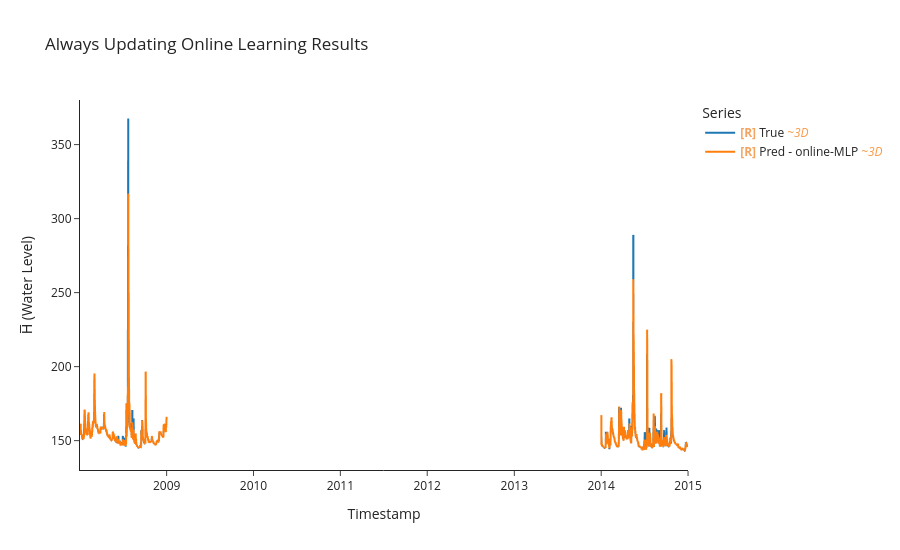

Notebook cell for this chart:
### Markdown cell above
## Testing Always updating
See model behaviour if we allowed it to learn on the fly from the testing data.<br>
**conclusion**<br>
Model's performance metrics went up as we all model to optimize and generalize more. In contarst model ability to adapt in lowered.<br>
We need to investigate more about optimizers and the adaptability, generalization trade-off.

### Code cell
# Testing with always updating 
model, optimizer, criterion = build_mlp(LOOKBACK*N_FEATURES, HORIZON)
y_true, y_pred, time_indices, cutom_adam_batch_losses = uf.train_model_online(model, optimizer,criterion,
                                                                              test_ds, test_df,
                                                                              LOOKBACK, HORIZON, BATCH_SIZE)
#training results
uf.calculate_metrics_and_plot({"online-MLP": (y_true, y_pred, time_indices)}, 
                              plot_title="Always Updating Online Learning Results")

### Figure 1 — Plotly figure (JSON) as saved in the notebook; plotly's stock layout.template omitted (floating-point values rounded to 4 significant figures; data arrays with more than 128 entries replaced by an {"elided": "..."} marker saying what was removed)
{"data": [{"hovertemplate": "Legend=True<br>Timestamp=%{x}<br>H̅ (Water Level)=%{y}<extra></extra>", "legendgroup": "True", "line": {"color": "#1f77b4", "dash": "solid", "width": 2}, "marker": {"symbol": "circle"}, "mode": "lines", "name": "<b style=\"color:sandybrown\">[R]</b> True <i style=\"color:#fc9944\">~3D</i>", "showlegend": true, "type": "scattergl", "uid": "bc7daaaf-8ed5-4e4d-b953-3511b8366af0", "x": {"elided": "1001 str values"}, "xaxis": "x", "y": {"elided": "1001 float values"}, "yaxis": "y"}, {"hovertemplate": "Legend=Pred - online-MLP<br>Timestamp=%{x}<br>H̅ (Water Level)=%{y}<extra></extra>", "legendgroup": "Pred - online-MLP", "line": {"color": "#ff7f0e", "dash": "solid", "width": 2}, "marker": {"symbol": "circle"}, "mode": "lines", "name": "<b style=\"color:sandybrown\">[R]</b> Pred - online-MLP <i style=\"color:#fc9944\">~3D</i>", "showlegend": true, "type": "scattergl", "uid": "59d95a40-2917-48f3-afec-0d8eaeb1f51d", "x": {"elided": "1001 str values"}, "xaxis": "x", "y": {"elided": "1001 float values"}, "yaxis": "y"}], "layout": {"height": 550, "legend": {"title": {"text": "Series"}, "tracegroupgap": 0}, "title": {"text": "Always Updating Online Learning Results"}, "xaxis": {"anchor": "y", "domain": [0, 1], "title": {"text": "Timestamp"}}, "yaxis": {"anchor": "x", "domain": [0, 1], "title": {"text": "H̅ (Water Level)"}}}}
